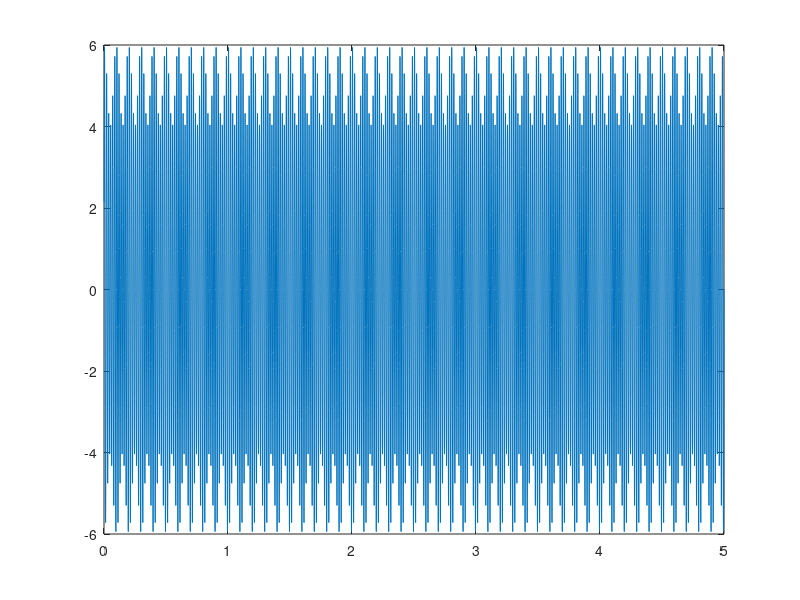
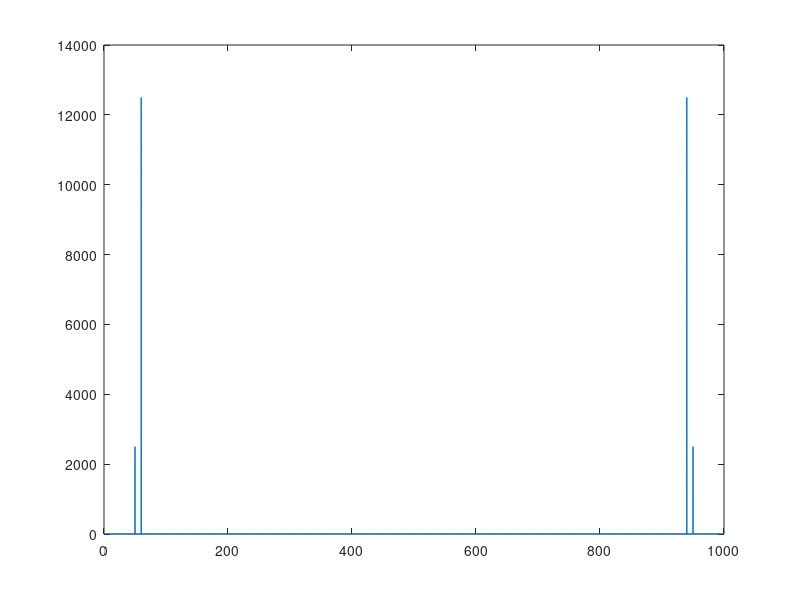
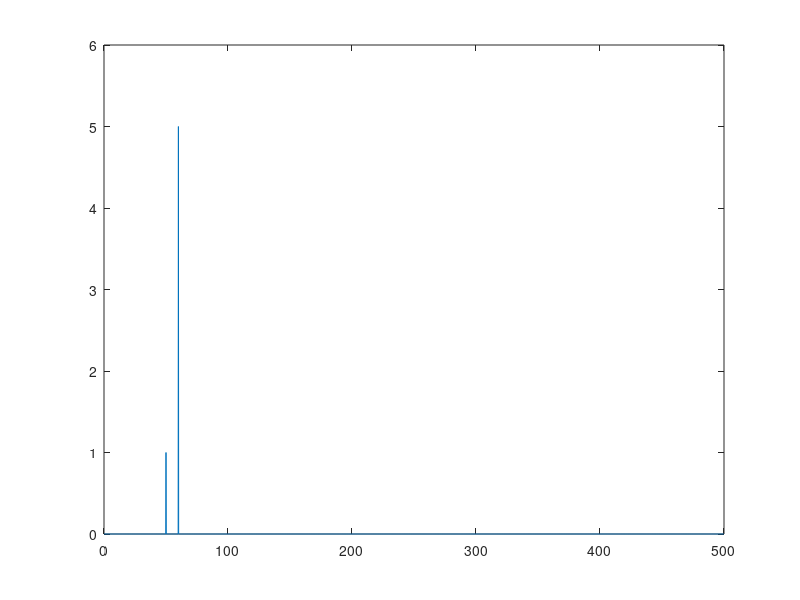

The MATLAB source for these figures, in order:
%% Tutorial

%%%%%%%%%%%%%%%%%%_____________________%%%%%%%%%%%%%%%%%%%
%% Simple example of FFT use

% Sampling frequency:
dt=0.001;
Fs = 1/dt; % Hz			

% Time vector;
t = dt:dt:5;
nt=length(t)

% Signal
y=sin(2*pi*t*50) + 5*sin(2*pi*t*60);      


figure
plot(t,y)
	
% Frequency vector
% NFFT = length(y)
f = Fs*(0:nt-1)/nt;	

A_fft=abs(fft(y));

%% 
figure
plot(f,A_fft)

f_spec=f(1:round(nt/2));
A_spec=2/nt*A_fft(1:round(nt/2));

%%
figure
plot(f_spec,A_spec)